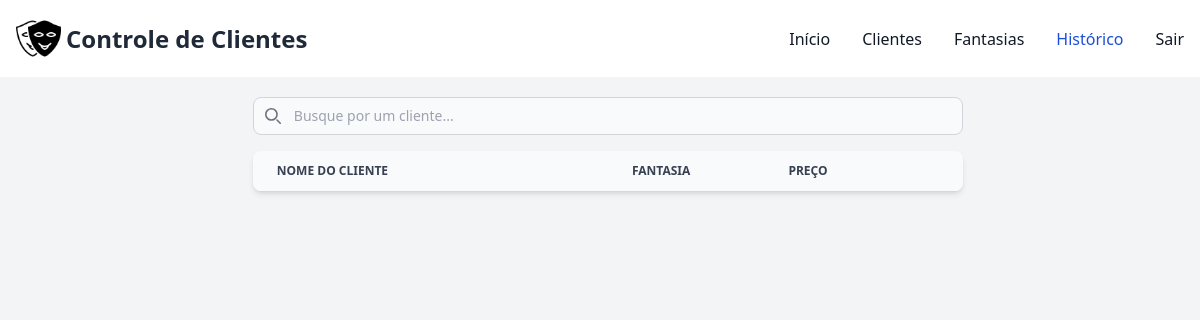
Page /controle/historico/ (signed in) on the earlier database version.
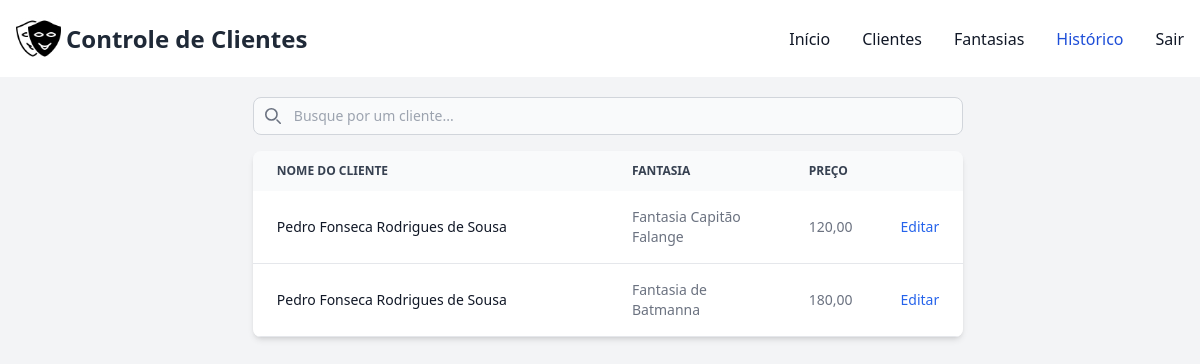
Same page on the later database version.
### controle/models.py (models this page shows)
class ClienteFantasia(models.Model):
    cliente = models.ForeignKey(Cliente, on_delete=models.CASCADE)
    fantasia = models.CharField(max_length=80, null=False)
    preco_fantasia = models.DecimalField(max_digits=10, decimal_places=2, blank=True, null=True)
    data_inicio_fantasia = models.DateField()
    data_fim_fantasia = models.DateField(blank=True, null=True)
    tipo_fantasia = models.CharField(max_length=1, null=False)
    baixa_fantasia = models.CharField(max_length=1, null=False)

class Cliente(models.Model):
    usuario = models.ForeignKey(User, on_delete=models.CASCADE)
    nome_cliente = models.CharField(max_length=100, null=False)
    cpf_cliente = models.CharField(max_length=18, unique=True, null=False)
    tel_cliente = models.CharField(max_length=14, null=False)
    tel2_cliente = models.CharField(max_length=14, null=True)
    logradouro_cliente = models.CharField(max_length=150, null=False)
    num_logradouro = models.CharField(max_length=15, null=False)
    complemento_logradouro = models.CharField(max_length=100, blank=True, null=True)
    bairro_logradouro = models.CharField(max_length=100, blank=True, null=True)
    uf_logradouro = models.CharField(max_length=2, blank=True, null=True)
    municipio_logradouro = models.CharField(max_length=100, blank=True, null=True)
    data_nasc_cliente = models.DateField(blank=True, null=True)
    cep_cliente = models.CharField(max_length=9, blank=True)
    email_cliente = models.CharField(max_length=80, blank=True)
    observacao_cliente = models.TextField(blank=True, null=True)

### controle/views.py (the view, shortened to what this page needs)
# urls.py: path('historico/', views.historico_view, name='historico'),
@login_required(login_url="/controle/login")
def historico_view(request):
    clientesFantasia = ClienteFantasia.objects.all()
    context = {
        'historico': clientesFantasia
    }
    return render(request, 'historico.html', context)

### controle/templates/historico.html (shortened to what this page needs)
{% extends "base.html" %}
{% block conteudo %}
    <div class="pt-4 pl-4">
        <div class="flex justify-center">
            <div  class="flex flex-col lg:w-3/5 w-4/5">
            <div class="pb-4">
                <div class="relative mt-1">
                    <div class="absolute inset-y-0 rtl:inset-r-0 start-0 flex items-center ps-3 pointer-events-none">
                    </div>
                    <input type="text" id="table-search" class="block pt-2 ps-10 text-sm text-gray-900 border border-gray-300 rounded-lg w-full bg-gray-50 focus:ring-blue-500 focus:border-blue-500" placeholder="Busque por um cliente...">
                </div>
            </div>
            <div class="relative overflow-x-auto shadow-md sm:rounded-lg">
                <table class="w-full text-sm text-left rtl:text-right text-gray-500">
                    <thead class="text-xs text-gray-700 uppercase bg-gray-50">
                        <tr>
                            <th scope="col" class="px-6 py-3 w-1/2">
                                Nome do Cliente
                            </th>
                            <th scope="col" class="px-6 py-3">
                                Fantasia
                            </th>
                            <th scope="col" class="px-6 py-3">
                                Preço
                            </th>
                            <th scope="col" class="px-6 py-3">
                            </th>
                        </tr>
                    </thead>
                    <tbody>
                        {% for clienteFantasia in historico %}
                        <tr class="bg-white border-b">
                            <th scope="row" class="px-6 py-4 font-medium text-gray-900 whitespace-nowrap">
                                {{ clienteFantasia.cliente.nome_cliente|truncatechars:52 }}
                            </th>
                            <td class="px-6 py-4">
                                {{ clienteFantasia.fantasia }}
                            </td>
                            <td class="px-6 py-4">
                                {{ clienteFantasia.preco_fantasia }}
                            </td>
                            <td class="px-6 py-4">
                                <button data-fantasia-cliente-id="{{ clienteFantasia.id }}" data-modal-target="editar-modal" data-modal-toggle="editar-modal" class="font-medium text-blue-600 hover:underline">Editar</button>
                            </td>
                        </tr>
                        {% endfor %}
                    </tbody>
                </table>
            </div>
        </div>
    </div>
    </div>
{% load static %}
{% endblock %}

Differences in the rows shown:
added ClienteFantasia: cliente.nome_cliente "Pedro Fonseca Rodrigues de Sousa", fantasia "Fantasia Capitão Falange", preco_fantasia "120,00"
added ClienteFantasia: cliente.nome_cliente "Pedro Fonseca Rodrigues de Sousa", fantasia "Fantasia de Batmanna", preco_fantasia "180,00"
